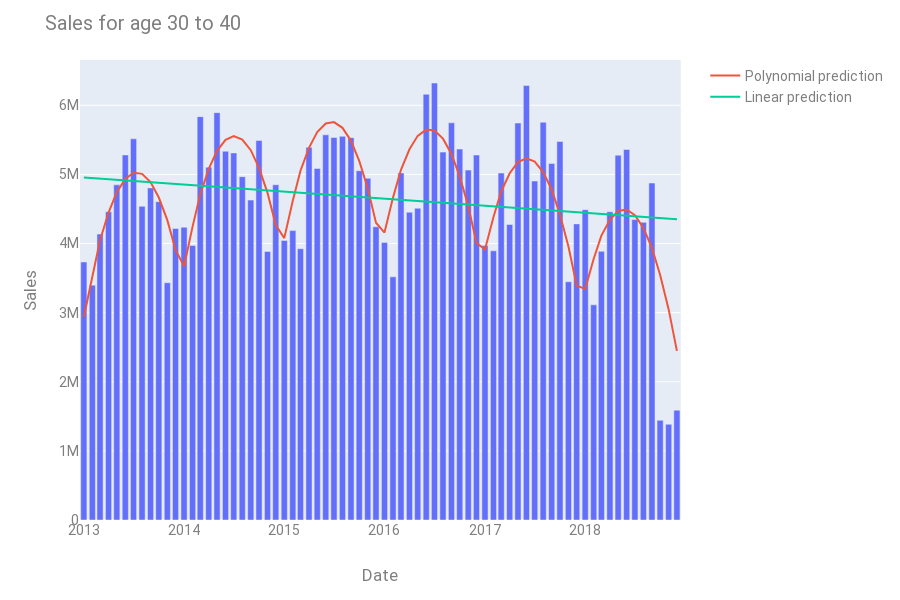

Notebook code for this chart:
### Code cell
graph_data = data[(data['Date_of_Birth'].dt.year >= 1979) & (data['Date_of_Birth'].dt.year <= 1989)].copy()
graph_data = graph_data.groupby(['Order_Month'])['Price'].sum().reset_index(name='Sales')

fig = px.bar(graph_data, x="Order_Month", y="Sales")

x = list(zip(graph_data['Order_Month'].dt.year.to_numpy(),graph_data['Order_Month'].dt.month.to_numpy()))
y = graph_data['Sales'].to_numpy()

poly = PolynomialFeatures(degree=2)
x_poly = poly.fit_transform(x)

model = LinearRegression().fit(x_poly, y)

linear_x = pd.to_numeric(graph_data['Order_Month'].to_numpy(), downcast='integer').reshape((-1, 1))
linear_model = LinearRegression().fit(linear_x, y)

fig.add_trace(go.Scatter(x=graph_data['Order_Month'], y=model.predict(x_poly),
                    mode='lines',
                    name='Polynomial prediction'))

fig.add_trace(go.Scatter(x=graph_data['Order_Month'], y=linear_model.predict(linear_x),
                    mode='lines',
                    name='Linear prediction'))

print('Accuracy: %2.2f' % (model.score(x_poly, y) * 100) + '%')

fig.update_layout(
    title_text="Sales for age 30 to 40",
    xaxis_title="Date",
    yaxis_title="Sales",
    font=dict(
        family="Roboto",
        size=14,
        color="#7f7f7f"
    )
)

fig.show()
